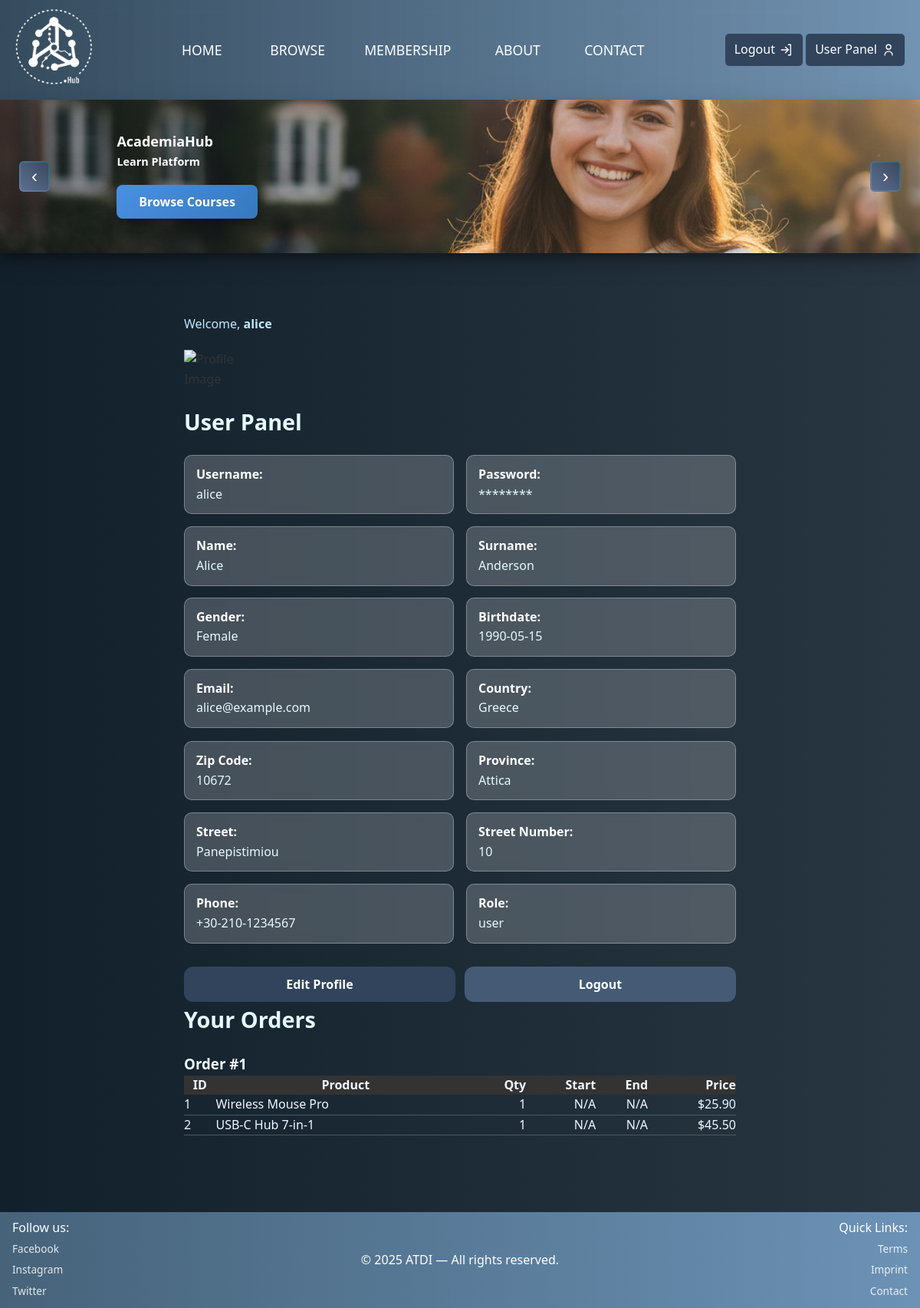
/Frontend/public/index.php?page=user_panel (signed in), run on the app's committed database.
### tables this page shows
CREATE TABLE order_items (
  id                INT UNSIGNED AUTO_INCREMENT PRIMARY KEY,
  order_id          INT UNSIGNED NOT NULL,
  product_id        INT UNSIGNED NOT NULL,
  quantity          INT NOT NULL DEFAULT 1,
  unit_price        DECIMAL(10,2) NOT NULL,
  status            ENUM('pending','fulfilled','cancelled','refunded') NOT NULL DEFAULT 'pending',
  product_snapshot  JSON,
  CONSTRAINT fk_oi_order
    FOREIGN KEY (order_id) REFERENCES orders(id)
    ON DELETE CASCADE,
  CONSTRAINT fk_oi_product
    FOREIGN KEY (product_id) REFERENCES products(id)
    ON DELETE RESTRICT
);

CREATE TABLE products (
  id                INT UNSIGNED AUTO_INCREMENT PRIMARY KEY,
  title             VARCHAR(255) NOT NULL,
  description       TEXT,
  image_url         VARCHAR(500),
  price             DECIMAL(10,2) NOT NULL DEFAULT 0.00,
  status            ENUM('draft','active','inactive') NOT NULL DEFAULT 'draft',
  created_at        DATETIME NOT NULL DEFAULT CURRENT_TIMESTAMP,
  start_selling_date DATETIME NULL
);

### Frontend/src/Classes/UserOrders.php (called while the page is built)
<?php
class UserOrders
{
    private int $userId;
    public function __construct(int $userId)
    {
        $this->userId = $userId;
    }
    public function getUserOrderIds(PDO $db): array
    {
        $stmt = $db->prepare(
            "SELECT id
             FROM orders
             WHERE user_id = :user_id"
        );
        $stmt->bindValue(':user_id', $this->userId, PDO::PARAM_INT);
        $stmt->execute();
        return $stmt->fetchAll(PDO::FETCH_COLUMN);
    }
    public function getOrderItemsWithSeminars(PDO $db): array
    {
        $sql = "
        SELECT
            oi.*,
            p.title AS product_title,
            ls.id AS seminar_id,
            ls.start_date,
            ls.end_date,
            se.id AS seminar_participation_id
        FROM orders o
        JOIN order_items oi
            ON oi.order_id = o.id
        JOIN products p
            ON oi.product_id = p.id
        LEFT JOIN live_seminars ls
            ON ls.product_id = oi.product_id
        LEFT JOIN seminar_participants se
            ON se.seminar_id = ls.id
           AND se.user_id = :user_id
        WHERE o.user_id = :user_id
          AND (ls.id IS NULL OR se.id IS NOT NULL)
        ORDER BY o.id DESC, oi.id ASC
    ";
        $stmt = $db->prepare($sql);
        $stmt->bindValue(':user_id', $this->userId, PDO::PARAM_INT);
        $stmt->execute();
        return $stmt->fetchAll(PDO::FETCH_ASSOC);
    }
}

### Frontend/src/Includes/user_orders.php (the view, shortened to what this page needs)
<?php
require_once __DIR__ . '/../Classes/UserOrders.php';
require_once '../../Backend/db_connection.php';
$userOrders = new UserOrders((int) $_SESSION['user_id']);
$userOrdersIDs = $userOrders->getUserOrderIds($pdo);
$items = $userOrders->getOrderItemsWithSeminars($pdo);
?>
<section>
    <h2>Your Orders</h2>
    <?php if (empty($userOrdersIDs)): ?>
        <p>You have no orders.</p>
    <?php else: ?>
        <?php foreach ($userOrdersIDs as $orderId): ?>
            <h3 style="color: aliceblue;">Order #<?= htmlspecialchars($orderId) ?></h3>
            <table style="width: 100%; border-collapse: collapse; margin-bottom: 20px;">
                <thead>
                    <tr style="background-color: #333; color: aliceblue;">
                        <th>ID</th>
                        <th>Product</th>
                        <th style="text-align:right;">Qty</th>
                        <th style="text-align:right;">Start</th>
                        <th style="text-align:right;">End</th>
                        <th style="text-align:right;">Price</th>
                    </tr>
                </thead>
                <tbody>
                    <?php foreach ($items as $item): ?>
                        <?php if ((int) $item['order_id'] === (int) $orderId): ?>
                            <tr style="border-bottom: 1px solid #555; color: aliceblue;">
                                <td><?= htmlspecialchars($item['product_id']) ?></td>
                                <td><?= htmlspecialchars($item['product_title']) ?></td>
                                <td style="text-align:right;"><?= htmlspecialchars($item['quantity']) ?></td>
                                <td style="text-align:right;">
                                    <?= htmlspecialchars($item['start_date'] ?? 'N/A') ?>
                                </td>
                                <td style="text-align:right;">
                                    <?= htmlspecialchars($item['end_date'] ?? 'N/A') ?>
                                </td>
                                <td style="text-align:right;">
                                    $<?= number_format((float) $item['unit_price'], 2) ?>
                                </td>
                            </tr>
                        <?php endif; ?>
                    <?php endforeach; ?>
                </tbody>
            </table>
        <?php endforeach; ?>
    <?php endif; ?>
</section>

### data on the page
order_items: product "1", product.title "Wireless Mouse Pro", quantity "1", start_date "N/A", end_date "N/A", unit_price "25.90"
order_items: product "2", product.title "USB-C Hub 7-in-1", quantity "1", start_date "N/A", end_date "N/A", unit_price "45.50"

### other printed values
$user['username'] "alice"
$user['name'] "Alice"
$user['surname'] "Anderson"
$user['gender'] "Female"
$user['birthdate'] "1990-05-15"
$user['email'] "alice@example.com"
$user['country'] "Greece"
$user['zip_code'] "10672"
$user['province'] "Attica"
$user['street'] "Panepistimiou"
$user['street_number'] "10"
$user['phone'] "+30-210-1234567"
$user['role'] "user"
$orderId "1"
